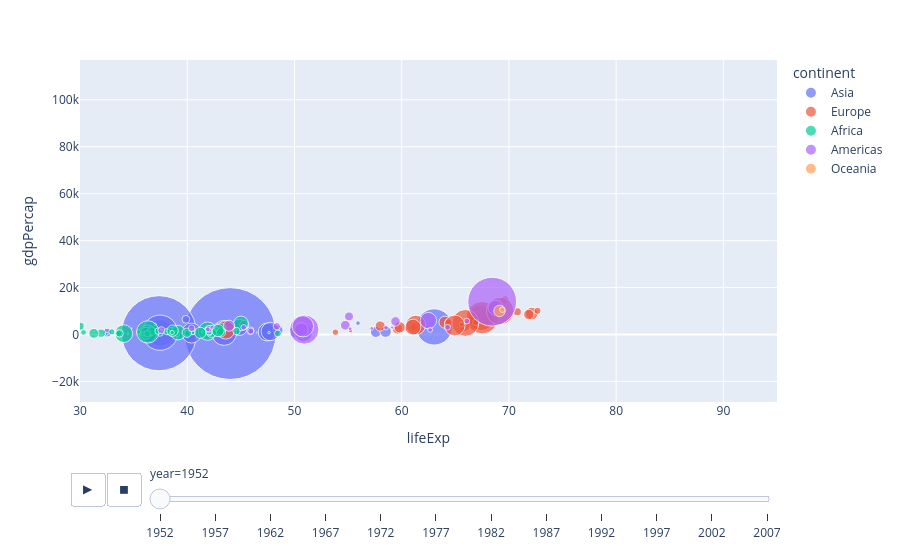

Source (notebook cell):
### Code cell
# plot animation of the above curve on the basic of year
px.scatter(gap, x='lifeExp', y='gdpPercap',
           color='continent',size='pop',
           size_max=100, hover_name='country',
           range_x=[30,95],
           animation_frame='year',animation_group='country')

### Figure 1 — Plotly figure (JSON) as saved in the notebook; plotly's stock layout.template omitted (floating-point values rounded to 4 significant figures)
{"data": [{"hovertemplate": "<b>%{hovertext}</b><br><br>continent=Asia<br>year=1952<br>lifeExp=%{x}<br>gdpPercap=%{y}<br>pop=%{marker.size}<extra></extra>", "hovertext": ["Afghanistan", "Bahrain", "Bangladesh", "Cambodia", "China", "Hong Kong, China", "India", "Indonesia", "Iran", "Iraq", "Israel", "Japan", "Jordan", "Korea, Dem. Rep.", "Korea, Rep.", "Kuwait", "Lebanon", "Malaysia", "Mongolia", "Myanmar", "Nepal", "Oman", "Pakistan", "Philippines", "Saudi Arabia", "Singapore", "Sri Lanka", "Syria", "Taiwan", "Thailand", "Vietnam", "West Bank and Gaza", "Yemen, Rep."], "ids": ["Afghanistan", "Bahrain", "Bangladesh", "Cambodia", "China", "Hong Kong, China", "India", "Indonesia", "Iran", "Iraq", "Israel", "Japan", "Jordan", "Korea, Dem. Rep.", "Korea, Rep.", "Kuwait", "Lebanon", "Malaysia", "Mongolia", "Myanmar", "Nepal", "Oman", "Pakistan", "Philippines", "Saudi Arabia", "Singapore", "Sri Lanka", "Syria", "Taiwan", "Thailand", "Vietnam", "West Bank and Gaza", "Yemen, Rep."], "legendgroup": "Asia", "marker": {"color": "#636efa", "size": [8425333, 120447, 46886859, 4693836, 556263527, 2125900, 372000000, 82052000, 17272000, 5441766, 1620914, 86459025, 607914, 8865488, 20947571, 160000, 1439529, 6748378, 800663, 20092996, 9182536, 507833, 41346560, 22438691, 4005677, 1127000, 7982342, 3661549, 8550362, 21289402, 26246839, 1030585, 4963829], "sizemode": "area", "sizeref": 131900.0, "symbol": "circle"}, "mode": "markers", "name": "Asia", "orientation": "v", "showlegend": true, "type": "scatter", "x": [28.8, 50.94, 37.48, 39.42, 44.0, 60.96, 37.37, 37.47, 44.87, 45.32, 65.39, 63.03, 43.16, 50.06, 47.45, 55.56, 55.93, 48.46, 42.24, 36.32, 36.16, 37.58, 43.44, 47.75, 39.88, 60.4, 57.59, 45.88, 58.5, 50.85, 40.41, 43.16, 32.55], "xaxis": "x", "y": [779.4, 9867.0, 684.2, 368.5, 400.4, 3054.0, 546.6, 749.7, 3035.0, 4130.0, 4087.0, 3217.0, 1547.0, 1088.0, 1031.0, 108400.0, 4835.0, 1831.0, 786.6, 331.0, 545.9, 1828.0, 684.6, 1273.0, 6460.0, 2315.0, 1084.0, 1643.0, 1207.0, 757.8, 605.1, 1516.0, 781.7], "yaxis": "y"}, {"hovertemplate": "<b>%{hovertext}</b><br><br>continent=Europe<br>year=1952<br>lifeExp=%{x}<br>gdpPercap=%{y}<br>pop=%{marker.size}<extra></extra>", "hovertext": ["Albania", "Austria", "Belgium", "Bosnia and Herzegovina", "Bulgaria", "Croatia", "Czech Republic", "Denmark", "Finland", "France", "Germany", "Greece", "Hungary", "Iceland", "Ireland", "Italy", "Montenegro", "Netherlands", "Norway", "Poland", "Portugal", "Romania", "Serbia", "Slovak Republic", "Slovenia", "Spain", "Sweden", "Switzerland", "Turkey", "United Kingdom"], "ids": ["Albania", "Austria", "Belgium", "Bosnia and Herzegovina", "Bulgaria", "Croatia", "Czech Republic", "Denmark", "Finland", "France", "Germany", "Greece", "Hungary", "Iceland", "Ireland", "Italy", "Montenegro", "Netherlands", "Norway", "Poland", "Portugal", "Romania", "Serbia", "Slovak Republic", "Slovenia", "Spain", "Sweden", "Switzerland", "Turkey", "United Kingdom"], "legendgroup": "Europe", "marker": {"color": "#EF553B", "size": [1282697, 6927772, 8730405, 2791000, 7274900, 3882229, 9125183, 4334000, 4090500, 42459667, 69145952, 7733250, 9504000, 147962, 2952156, 47666000, 413834, 10381988, 3327728, 25730551, 8526050, 16630000, 6860147, 3558137, 1489518, 28549870, 7124673, 4815000, 22235677, 50430000], "sizemode": "area", "sizeref": 131900.0, "symbol": "circle"}, "mode": "markers", "name": "Europe", "orientation": "v", "showlegend": true, "type": "scatter", "x": [55.23, 66.8, 68.0, 53.82, 59.6, 61.21, 66.87, 70.78, 66.55, 67.41, 67.5, 65.86, 64.03, 72.49, 66.91, 65.94, 59.16, 72.13, 72.67, 61.31, 59.82, 61.05, 58.0, 64.36, 65.57, 64.94, 71.86, 69.62, 43.59, 69.18], "xaxis": "x", "y": [1601.0, 6137.0, 8343.0, 973.5, 2444.0, 3119.0, 6876.0, 9692.0, 6425.0, 7030.0, 7144.0, 3531.0, 5264.0, 7268.0, 5210.0, 4931.0, 2648.0, 8942.0, 10100.0, 4029.0, 3068.0, 3145.0, 3581.0, 5075.0, 4215.0, 3834.0, 8528.0, 14730.0, 1969.0, 9980.0], "yaxis": "y"}, {"hovertemplate": "<b>%{hovertext}</b><br><br>continent=Africa<br>year=1952<br>lifeExp=%{x}<br>gdpPercap=%{y}<br>pop=%{marker.size}<extra></extra>", "hovertext": ["Algeria", "Angola", "Benin", "Botswana", "Burkina Faso", "Burundi", "Cameroon", "Central African Republic", "Chad", "Comoros", "Congo, Dem. Rep.", "Congo, Rep.", "Cote d'Ivoire", "Djibouti", "Egypt", "Equatorial Guinea", "Eritrea", "Ethiopia", "Gabon", "Gambia", "Ghana", "Guinea", "Guinea-Bissau", "Kenya", "Lesotho", "Liberia", "Libya", "Madagascar", "Malawi", "Mali", "Mauritania", "Mauritius", "Morocco", "Mozambique", "Namibia", "Niger", "Nigeria", "Reunion", "Rwanda", "Sao Tome and Principe", "Senegal", "Sierra Leone", "Somalia", "South Africa", "Sudan", "Swaziland", "Tanzania", "Togo", "Tunisia", "Uganda", "Zambia", "Zimbabwe"], "ids": ["Algeria", "Angola", "Benin", "Botswana", "Burkina Faso", "Burundi", "Cameroon", "Central African Republic", "Chad", "Comoros", "Congo, Dem. Rep.", "Congo, Rep.", "Cote d'Ivoire", "Djibouti", "Egypt", "Equatorial Guinea", "Eritrea", "Ethiopia", "Gabon", "Gambia", "Ghana", "Guinea", "Guinea-Bissau", "Kenya", "Lesotho", "Liberia", "Libya", "Madagascar", "Malawi", "Mali", "Mauritania", "Mauritius", "Morocco", "Mozambique", "Namibia", "Niger", "Nigeria", "Reunion", "Rwanda", "Sao Tome and Principe", "Senegal", "Sierra Leone", "Somalia", "South Africa", "Sudan", "Swaziland", "Tanzania", "Togo", "Tunisia", "Uganda", "Zambia", "Zimbabwe"], "legendgroup": "Africa", "marker": {"color": "#00cc96", "size": [9279525, 4232095, 1738315, 442308, 4469979, 2445618, 5009067, 1291695, 2682462, 153936, 14100005, 854885, 2977019, 63149, 22223309, 216964, 1438760, 20860941, 420702, 284320, 5581001, 2664249, 580653, 6464046, 748747, 863308, 1019729, 4762912, 2917802, 3838168, 1022556, 516556, 9939217, 6446316, 485831, 3379468, 33119096, 257700, 2534927, 60011, 2755589, 2143249, 2526994, 14264935, 8504667, 290243, 8322925, 1219113, 3647735, 5824797, 2672000, 3080907], "sizemode": "area", "sizeref": 131900.0, "symbol": "circle"}, "mode": "markers", "name": "Africa", "orientation": "v", "showlegend": true, "type": "scatter", "x": [43.08, 30.02, 38.22, 47.62, 31.98, 39.03, 38.52, 35.46, 38.09, 40.72, 39.14, 42.11, 40.48, 34.81, 41.89, 34.48, 35.93, 34.08, 37.0, 30.0, 43.15, 33.61, 32.5, 42.27, 42.14, 38.48, 42.72, 36.68, 36.26, 33.69, 40.54, 50.99, 42.87, 31.29, 41.73, 37.44, 36.32, 52.72, 40.0, 46.47, 37.28, 30.33, 32.98, 45.01, 38.63, 41.41, 41.22, 38.6, 44.6, 39.98, 42.04, 48.45], "xaxis": "x", "y": [2449.0, 3521.0, 1063.0, 851.2, 543.3, 339.3, 1173.0, 1071.0, 1179.0, 1103.0, 780.5, 2126.0, 1389.0, 2670.0, 1419.0, 375.6, 328.9, 362.1, 4293.0, 485.2, 911.3, 510.2, 299.9, 853.5, 298.8, 575.6, 2388.0, 1443.0, 369.2, 452.3, 743.1, 1968.0, 1688.0, 468.5, 2424.0, 761.9, 1077.0, 2719.0, 493.3, 879.6, 1450.0, 879.8, 1136.0, 4725.0, 1616.0, 1148.0, 716.7, 859.8, 1468.0, 734.8, 1147.0, 406.9], "yaxis": "y"}, {"hovertemplate": "<b>%{hovertext}</b><br><br>continent=Americas<br>year=1952<br>lifeExp=%{x}<br>gdpPercap=%{y}<br>pop=%{marker.size}<extra></extra>", "hovertext": ["Argentina", "Bolivia", "Brazil", "Canada", "Chile", "Colombia", "Costa Rica", "Cuba", "Dominican Republic", "Ecuador", "El Salvador", "Guatemala", "Haiti", "Honduras", "Jamaica", "Mexico", "Nicaragua", "Panama", "Paraguay", "Peru", "Puerto Rico", "Trinidad and Tobago", "United States", "Uruguay", "Venezuela"], "ids": ["Argentina", "Bolivia", "Brazil", "Canada", "Chile", "Colombia", "Costa Rica", "Cuba", "Dominican Republic", "Ecuador", "El Salvador", "Guatemala", "Haiti", "Honduras", "Jamaica", "Mexico", "Nicaragua", "Panama", "Paraguay", "Peru", "Puerto Rico", "Trinidad and Tobago", "United States", "Uruguay", "Venezuela"], "legendgroup": "Americas", "marker": {"color": "#ab63fa", "size": [17876956, 2883315, 56602560, 14785584, 6377619, 12350771, 926317, 6007797, 2491346, 3548753, 2042865, 3146381, 3201488, 1517453, 1426095, 30144317, 1165790, 940080, 1555876, 8025700, 2227000, 662850, 157553000, 2252965, 5439568], "sizemode": "area", "sizeref": 131900.0, "symbol": "circle"}, "mode": "markers", "name": "Americas", "orientation": "v", "showlegend": true, "type": "scatter", "x": [62.48, 40.41, 50.92, 68.75, 54.74, 50.64, 57.21, 59.42, 45.93, 48.36, 45.26, 42.02, 37.58, 41.91, 58.53, 50.79, 42.31, 55.19, 62.65, 43.9, 64.28, 59.1, 68.44, 66.07, 55.09], "xaxis": "x", "y": [5911.0, 2677.0, 2109.0, 11370.0, 3940.0, 2144.0, 2627.0, 5587.0, 1398.0, 3522.0, 3048.0, 2428.0, 1840.0, 2195.0, 2899.0, 3478.0, 3112.0, 2480.0, 1952.0, 3759.0, 3082.0, 3023.0, 13990.0, 5717.0, 7690.0], "yaxis": "y"}, {"hovertemplate": "<b>%{hovertext}</b><br><br>continent=Oceania<br>year=1952<br>lifeExp=%{x}<br>gdpPercap=%{y}<br>pop=%{marker.size}<extra></extra>", "hovertext": ["Australia", "New Zealand"], "ids": ["Australia", "New Zealand"], "legendgroup": "Oceania", "marker": {"color": "#FFA15A", "size": [8691212, 1994794], "sizemode": "area", "sizeref": 131900.0, "symbol": "circle"}, "mode": "markers", "name": "Oceania", "orientation": "v", "showlegend": true, "type": "scatter", "x": [69.12, 69.39], "xaxis": "x", "y": [10040.0, 10560.0], "yaxis": "y"}], "layout": {"legend": {"itemsizing": "constant", "title": {"text": "continent"}, "tracegroupgap": 0}, "margin": {"t": 60}, "sliders": [{"active": 0, "currentvalue": {"prefix": "year="}, "len": 0.9, "pad": {"b": 10, "t": 60}, "steps": [{"args": [["1952"], {"frame": {"duration": 0, "redraw": false}, "fromcurrent": true, "mode": "immediate", "transition": {"duration": 0, "easing": "linear"}}], "label": "1952", "method": "animate"}, {"args": [["1957"], {"frame": {"duration": 0, "redraw": false}, "fromcurrent": true, "mode": "immediate", "transition": {"duration": 0, "easing": "linear"}}], "label": "1957", "method": "animate"}, {"args": [["1962"], {"frame": {"duration": 0, "redraw": false}, "fromcurrent": true, "mode": "immediate", "transition": {"duration": 0, "easing": "linear"}}], "label": "1962", "method": "animate"}, {"args": [["1967"], {"frame": {"duration": 0, "redraw": false}, "fromcurrent": true, "mode": "immediate", "transition": {"duration": 0, "easing": "linear"}}], "label": "1967", "method": "animate"}, {"args": [["1972"], {"frame": {"duration": 0, "redraw": false}, "fromcurrent": true, "mode": "immediate", "transition": {"duration": 0, "easing": "linear"}}], "label": "1972", "method": "animate"}, {"args": [["1977"], {"frame": {"duration": 0, "redraw": false}, "fromcurrent": true, "mode": "immediate", "transition": {"duration": 0, "easing": "linear"}}], "label": "1977", "method": "animate"}, {"args": [["1982"], {"frame": {"duration": 0, "redraw": false}, "fromcurrent": true, "mode": "immediate", "transition": {"duration": 0, "easing": "linear"}}], "label": "1982", "method": "animate"}, {"args": [["1987"], {"frame": {"duration": 0, "redraw": false}, "fromcurrent": true, "mode": "immediate", "transition": {"duration": 0, "easing": "linear"}}], "label": "1987", "method": "animate"}, {"args": [["1992"], {"frame": {"duration": 0, "redraw": false}, "fromcurrent": true, "mode": "immediate", "transition": {"duration": 0, "easing": "linear"}}], "label": "1992", "method": "animate"}, {"args": [["1997"], {"frame": {"duration": 0, "redraw": false}, "fromcurrent": true, "mode": "immediate", "transition": {"duration": 0, "easing": "linear"}}], "label": "1997", "method": "animate"}, {"args": [["2002"], {"frame": {"duration": 0, "redraw": false}, "fromcurrent": true, "mode": "immediate", "transition": {"duration": 0, "easing": "linear"}}], "label": "2002", "method": "animate"}, {"args": [["2007"], {"frame": {"duration": 0, "redraw": false}, "fromcurrent": true, "mode": "immediate", "transition": {"duration": 0, "easing": "linear"}}], "label": "2007", "method": "animate"}], "x": 0.1, "xanchor": "left", "y": 0, "yanchor": "top"}], "updatemenus": [{"buttons": [{"args": [null, {"frame": {"duration": 500, "redraw": false}, "fromcurrent": true, "mode": "immediate", "transition": {"duration": 500, "easing": "linear"}}], "label": "&#9654;", "method": "animate"}, {"args": [[null], {"frame": {"duration": 0, "redraw": false}, "fromcurrent": true, "mode": "immediate", "transition": {"duration": 0, "easing": "linear"}}], "label": "&#9724;", "method": "animate"}], "direction": "left", "pad": {"r": 10, "t": 70}, "showactive": false, "type": "buttons", "x": 0.1, "xanchor": "right", "y": 0, "yanchor": "top"}], "xaxis": {"anchor": "y", "domain": [0, 1], "range": [30, 95], "title": {"text": "lifeExp"}}, "yaxis": {"anchor": "x", "domain": [0, 1], "title": {"text": "gdpPercap"}}}}
